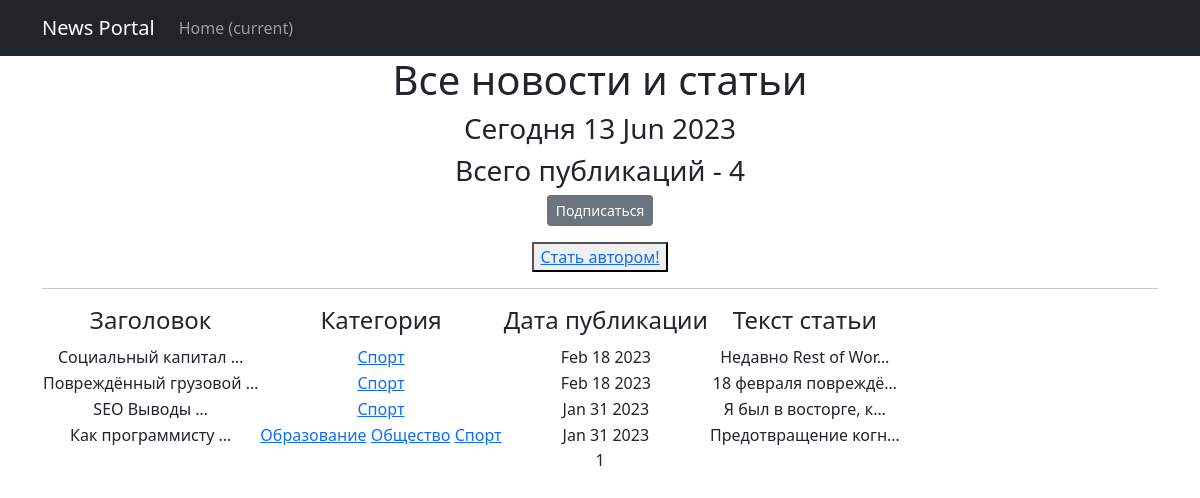
Screenshot of /categories/1 with the database file from the repository.
### News_Portal_app/models.py (models this page shows, shortened)
class Post(models.Model):
    article = 'AR'
    news = 'NE'
    cat_ar_ne = [(article, 'статья'),
                 (news, 'новость')]
    author = models.ForeignKey(Author, on_delete = models.CASCADE)
    _type = models.CharField(max_length=2, choices=cat_ar_ne)
    time_in = models.DateTimeField(auto_now_add=True)
    categories = models.ManyToManyField(Category, through='PostCategory')
    heading = models.CharField(max_length=255)
    text = models.TextField()
    post_rating = models.IntegerField(default=0)

class Category(models.Model):
    sport = 'SP'
    politico = 'PO'
    education = 'ED'
    society = 'SO'
    technologies = 'TE'
    cat_field = [(sport, 'Cпорт'),
                 (politico, 'Политика'),
                 (education, 'Образование'),
                 (society, 'Общество'),
                 (technologies, 'Технологии')]
    cat_name = models.CharField(max_length=2, choices=cat_field, unique=True)
    subscribers = models.ManyToManyField(User, blank=True, null=True, related_name='categories')

### News_Portal_app/views.py (the view)
# urls.py: path('categories/<int:pk>', CategoryList.as_view(), name='category_list'),
class CategoryList(PostsList):
    model = Post
    template_name = 'category_list.html'
    context_object_name = 'category_news_list'
    def get_queryset(self):
        self.category = get_object_or_404(Category, id=self.kwargs['pk'])
        queryset = Post.objects.filter(categories=self.category).order_by('-time_in')
        return queryset
    def get_context_data(self, **kwargs):
        context = super().get_context_data(**kwargs)
        context['is_not_subscriber'] = self.request.user not in self.category.subscribers.all()
        context['category'] = self.category
        return context

### News_Portal_app/templatetags/custom_filters.py (called while the page is built)
@register.filter()
def censor(text):
    try:
        text = text.replace("Яндекс", "Я*****")
        text = text.replace("RuStore", "R******")
        return text
    except TypeError as e:
        print(f'Ошибка {e}. Тип данных должен быть str.')

### News_Portal_app/views.py (called while the page is built)
    def get_context_data(self, **kwargs):
        context = super().get_context_data(**kwargs)
        context['time_now'] = datetime.utcnow()
        context['is_not_author'] = not self.request.user.groups.filter(name='authors').exists()
        return context

### News_Portal/templates/category_list.html (shortened to what this page needs)
{% extends 'flatpages/default.html' %}
{% load custom_filters %}
{% load custom_tags %}
{% block content %}
<h1>Все новости и статьи</h1>
<h3>Сегодня {{ time_now|date:'d M Y' }}</h3>
<h3>Всего публикаций - {{ page_obj.paginator.count }}</h3>
{% if is_not_subscriber %}
<p class="text_center"><a href="{% url 'subscribe' category.id %}" class="btn btn-secondary btn-sm">Подписаться</a></p>
{% endif %}
{% if is_not_author %}
<button> <a href="upgrade/"> Стать автором!</a> </button>
{% endif %}
   <hr>
   {% if category_news_list %}
       <table>
           <tr>
               <td><h4>Заголовок</h4></td>
               <td><h4>Категория</h4></td>
               <td><h4>Дата публикации</h4></td>
               <td><h4>Текст статьи</h4></td>
           </tr>
           {% for post in category_news_list %}
           <tr>
               <td>{{ post.heading|truncatewords:2|censor }}</td>
               <td>
                   {% for category in post.categories.all %}
                   <a href="{% url 'category_list' category.id %}">{{ category.get_cat_name_display }}</a>
                   {% endfor %}
               </td>
               <td>{{ post.time_in|date:'M d Y' }}</td>
               <td>{{ post.text|truncatechars:20|censor }}</td>
           </tr>
           {% endfor %}
       </table>
   {% else %}
       <h2>Упс, статей нет!</h2>
   {% endif %}
   {{ page_obj.number }}
{% endblock content %}

### News_Portal/templates/flatpages/default.html (shortened to what this page needs)
<!DOCTYPE html>
<html lang="en">
{% load cache %}
    {% cache 100 header %}
    <head>
        {% load static %}
        <link href="{% static 'css/styles.css' %}" rel="stylesheet" />
    </head>
    <body>
        <nav class="navbar navbar-expand-lg navbar-dark bg-dark static-top">
            <div class="container">
                <a class="navbar-brand" href="#">News Portal</a>
                <div class="collapse navbar-collapse" id="navbarResponsive">
                    <ul class="navbar-nav ml-auto">
                        <li class="nav-item active">
                            <a class="nav-link" href="#">Home
                                <span class="sr-only">(current)</span>
                            </a>
                        </li>
                    </ul>
                </div>
            </div>
        </nav>
    {% endcache %}
        <div class="container">
            <div class="row">
                <div class="col-lg-12 text-center">
                    {% block content %}{% endblock content %}
                </div>
            </div>
        </div>
    </body>
</html>

### rows the page displays
Post: heading|censor "Социальный капитал …", time_in "Feb 18 2023", text|censor "Недавно Rest of Wor…"
Category: cat_name "Cпорт"
Post: heading|censor "Повреждённый грузовой …", time_in "Feb 18 2023", text|censor "18 февраля повреждё…"
Post: heading|censor "SEO Выводы …", time_in "Jan 31 2023", text|censor "Я был в восторге, к…"
Post: heading|censor "Как программисту …", time_in "Jan 31 2023", text|censor "Предотвращение когн…"
Category: cat_name "Образование"
Category: cat_name "Общество"

### other values shown
{{ time_now|date:'d M Y' }} "13 Jun 2023"
{{ page_obj.paginator.count }} "4"
{{ page_obj.number }} "1"
